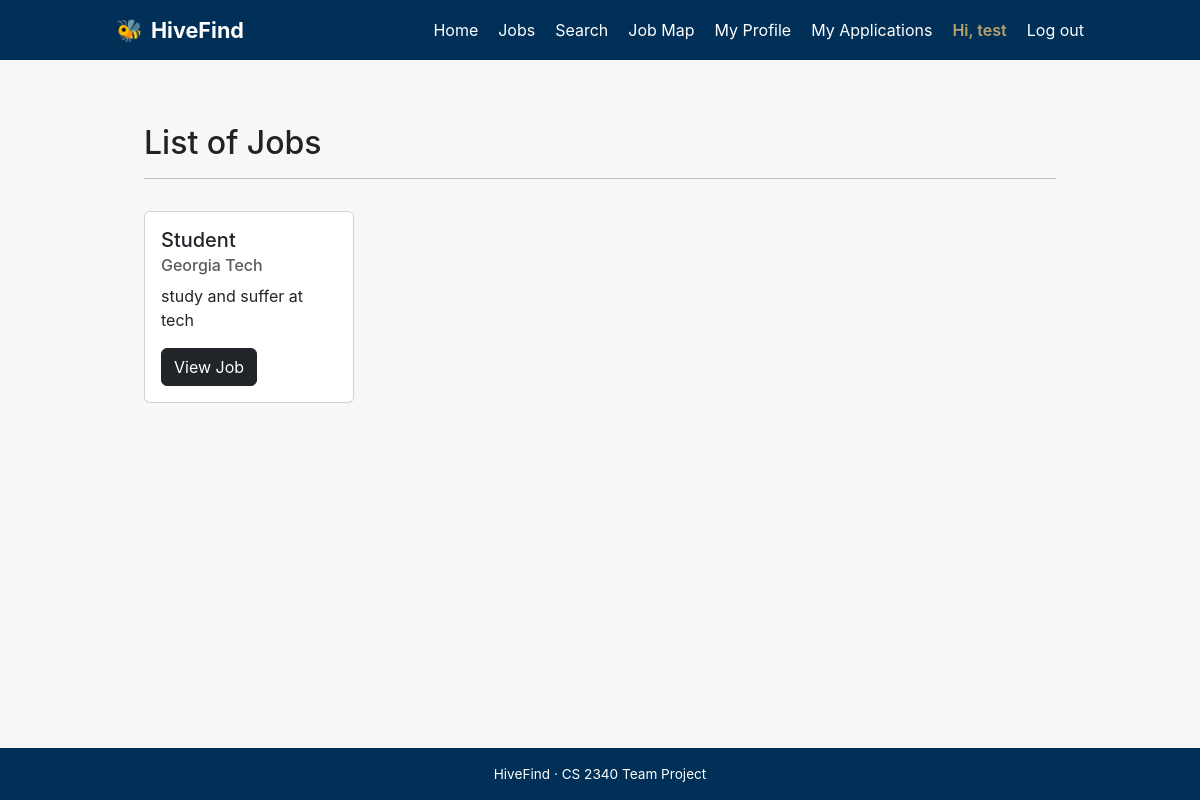
The page /jobs/ (signed in) on the database as committed earlier.
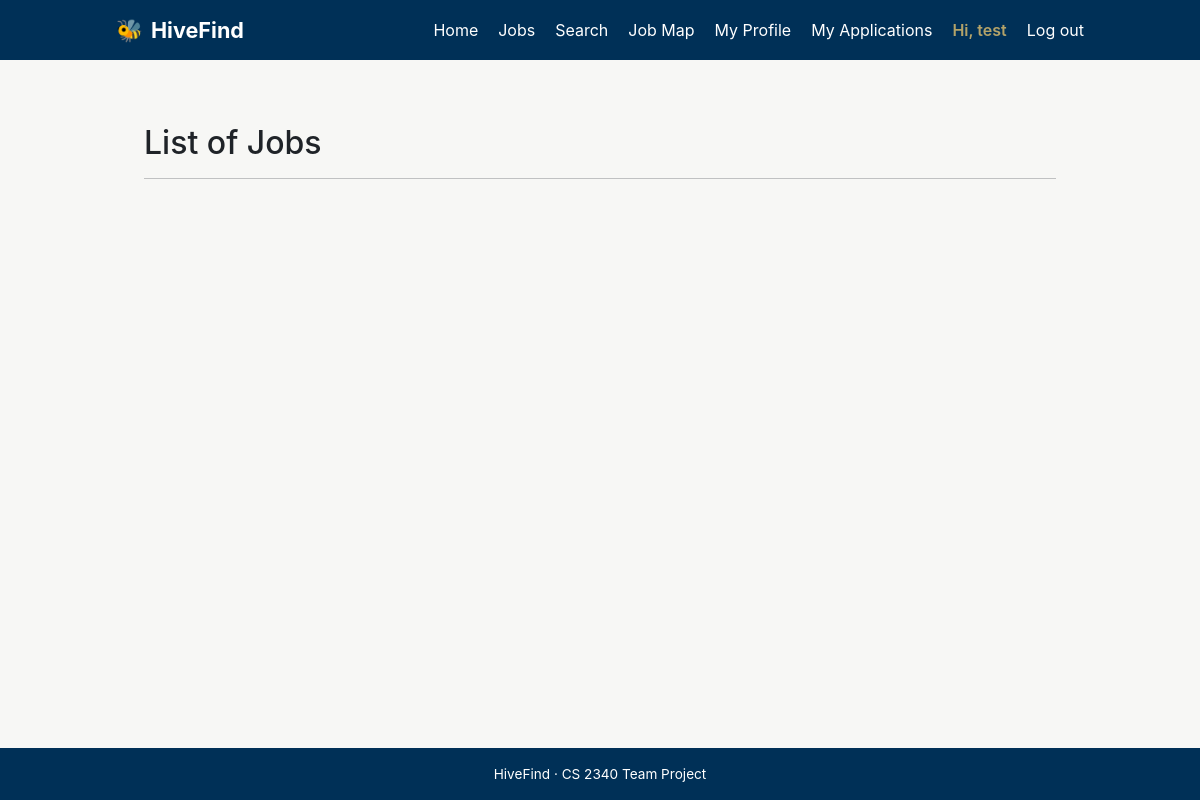
The same page on the database as committed later.
### jobs/models.py (models this page shows, shortened)
class Job(models.Model):
    title = models.CharField(max_length=150)
    company = models.CharField(max_length=150)
    description = models.TextField(blank=True)
    address = models.CharField(max_length=255, blank=True)
    city = models.CharField(max_length=100, blank=True)
    state = models.CharField(max_length=100, blank=True)
    latitude = models.FloatField()
    longitude = models.FloatField()
    salary_min = models.PositiveIntegerField(null=True, blank=True)
    salary_max = models.PositiveIntegerField(null=True, blank=True)
    is_remote = models.BooleanField(default=False)
    visa_sponsorship = models.BooleanField(default=False)
    skills = models.ManyToManyField('accounts.Skill', blank=True)
    posted_by = models.ForeignKey(
        settings.AUTH_USER_MODEL,
        on_delete=models.SET_NULL,
        null=True,
        blank=True,
        related_name='jobs',
    )
    created_at = models.DateTimeField(auto_now_add=True)
    is_active = models.BooleanField(default=True)
    class Meta:
        ordering = ['-created_at']

### jobs/views.py (the view)
# urls.py: path('', views.index, name='applications.index'),
def index(request):
    template_data = {}
    template_data['title'] = 'Jobs'
    template_data['jobs'] = Job.objects.filter(is_active=True)
    return render(request, 'jobs/index.html', {'template_data': template_data})

### jobs/templates/jobs/index.html
{% extends 'hivefind/base.html' %}
{% block content %}
{% load static %}
<div class="p-3">
  <div class="container">
    <div class="row mt-3">
      <div class="col mx-auto mb-3">
        <h2>List of Jobs</h2>
        <hr />
      </div>
    </div>
    <div class="row">
      {% for job in template_data.jobs %}
      <div class="col-md-4 col-lg-3 mb-2">
        <div class="card h-100">
        <div class="card-body">
          <h5 class="card-title">
            {{ job.title }}
        </h5>
          <h6 class="card-subtitle mb-2 text-muted">
            {{ job.company }}
          </h6>
          <p class="card-text">
            {{ job.description }}
          </p>
          <a
              href="{% url 'jobs.show' id=job.id %}"
              class="btn btn-dark"
            >
              View Job
            </a>
          </div>
        </div>
      </div>
      {% endfor %}
    </div>
  </div>
</div>
{% endblock content %}

Rows that differ between the two databases and show on the page:
no longer on this page (row edited): Job: title "Student", company "Georgia Tech", description "study and suffer at tech"
